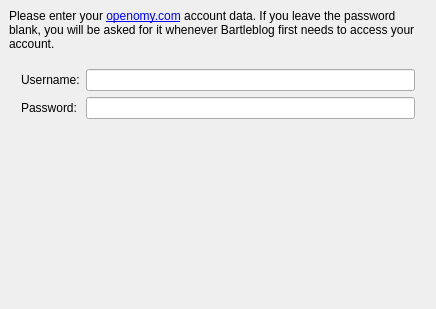
<ui version="4.0" >
 <class>Form</class>
 <widget class="QWidget" name="Form" >
  <property name="geometry" >
   <rect>
    <x>0</x>
    <y>0</y>
    <width>436</width>
    <height>309</height>
   </rect>
  </property>
  <property name="windowTitle" >
   <string>Form</string>
  </property>
  <layout class="QVBoxLayout" >
   <property name="margin" >
    <number>9</number>
   </property>
   <property name="spacing" >
    <number>6</number>
   </property>
   <item>
    <widget class="QLabel" name="label" >
     <property name="text" >
      <string>Please enter your &lt;a href="http://www.openomy.com">openomy.com&lt;/a> account data. If you leave the password blank, you will be asked for it whenever Bartleblog first needs to access your account.</string>
     </property>
     <property name="wordWrap" >
      <bool>true</bool>
     </property>
     <property name="margin" >
      <number>12</number>
     </property>
     <property name="openExternalLinks" >
      <bool>true</bool>
     </property>
    </widget>
   </item>
   <item>
    <layout class="QGridLayout" >
     <property name="margin" >
      <number>12</number>
     </property>
     <property name="spacing" >
      <number>6</number>
     </property>
     <item row="0" column="1" >
      <widget class="QLineEdit" name="lineEdit" />
     </item>
     <item row="1" column="1" >
      <widget class="QLineEdit" name="lineEdit_2" />
     </item>
     <item row="1" column="0" >
      <widget class="QLabel" name="label_3" >
       <property name="text" >
        <string>Password:</string>
       </property>
      </widget>
     </item>
     <item row="0" column="0" >
      <widget class="QLabel" name="label_2" >
       <property name="text" >
        <string>Username:</string>
       </property>
      </widget>
     </item>
    </layout>
   </item>
   <item>
    <spacer>
     <property name="orientation" >
      <enum>Qt::Vertical</enum>
     </property>
     <property name="sizeHint" >
      <size>
       <width>20</width>
       <height>51</height>
      </size>
     </property>
    </spacer>
   </item>
  </layout>
 </widget>
 <resources/>
 <connections/>
</ui>
